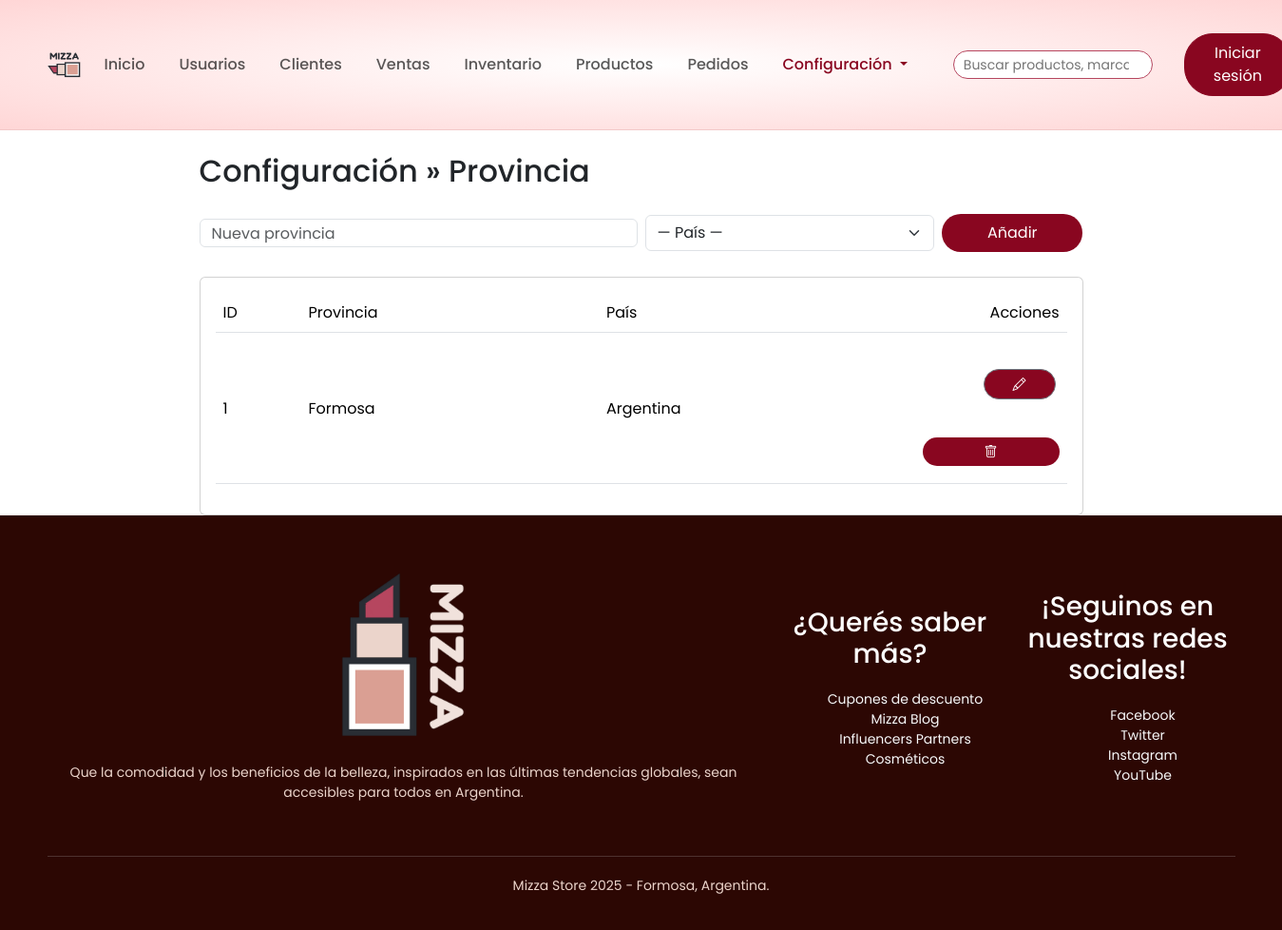
The app's page /index.php?controller=config&action=provincia with its own data.
### tables this page shows
CREATE TABLE provincia (
id_provincia INT PRIMARY KEY auto_increment,
nombre_provincia VARCHAR(50),
id_pais INT,
FOREIGN KEY (id_pais) REFERENCES pais(id_pais)
);

CREATE TABLE pais (
id_pais INT PRIMARY KEY AUTO_INCREMENT,
nombre_pais VARCHAR(50)
);

### controllers/ConfigController.php (called while the page is built, shortened)
<?php
class ConfigController
{
    public function provincia(): void
    {
        require_once __DIR__ . '/../models/Provincia.php';
        $model = new Provincia();
        $items = $model->all();
        require __DIR__ . '/../views/configuracion/provincia.php';
    }
}

### config/database.php (called while the page is built, shortened)
<?php
function getPDO() : PDO {
    $host = 'localhost';
    $db_name   = 'mizzastore';
    $user = 'root';
    $pass = '';
    $dsn  = "mysql:host=$host;dbname=$db_name;charset=utf8mb4";
    $pdo = new PDO($dsn, $user, $pass, [
        PDO::ATTR_ERRMODE            => PDO::ERRMODE_EXCEPTION,
        PDO::ATTR_DEFAULT_FETCH_MODE => PDO::FETCH_ASSOC,
    ]);
    return $pdo;
}

### models/Provincia.php (called while the page is built, shortened)
<?php
require_once __DIR__ . '/../config/database.php';
class Provincia
{
    private PDO $pdo;
    public function __construct()
    {
        $this->pdo = getPDO();
    }
    public function all(): array
    {
        $sql = "SELECT p." . self::ID_COL . "   AS id_provincia,
                       p." . self::NAME   . "   AS nombre_provincia,
                       p." . self::FK_PAIS. "   AS id_pais,
                       pa.nombre_pais           AS nombre_pais
                FROM " . self::TABLE . " p
                LEFT JOIN pais pa ON pa.id_pais = p." . self::FK_PAIS . "
                ORDER BY p." . self::ID_COL . " ASC";
        return $this->pdo->query($sql)->fetchAll();
    }
}

### views/configuracion/provincia.php (the view, shortened to what this page needs)
<?php require __DIR__ . '/../layout/navbar.php'; ?>
<div class="container" style="max-width:980px;">
  <h2 class="mt-4 mb-3">Configuración » Provincia</h2>
  <form action="index.php?controller=config&action=provincia_store" method="POST" class="row g-2 mb-3">
    <div class="col-md-6">
      <input class="form-control" name="nombre_provincia" placeholder="Nueva provincia" required>
    </div>
    <div class="col-md-4">
      <select class="form-select" name="id_pais">
        <option value="">— País —</option>
      </select>
    </div>
    <div class="col-md-2 d-grid">
      <button class="btn btn-primary">Añadir</button>
    </div>
  </form>
  <div class="card">
    <div class="card-body">
      <div class="table-responsive">
        <table class="table table-hover align-middle">
          <thead>
            <tr>
              <th style="width:90px;">ID</th>
              <th>Provincia</th>
              <th>País</th>
              <th class="text-end" style="width:160px;">Acciones</th>
            </tr>
          </thead>
          <tbody>
          <?php foreach ($items as $it): ?>
            <tr>
              <td><?= (int)$it['id_provincia'] ?></td>
              <td><?= htmlspecialchars($it['nombre_provincia']) ?></td>
              <td><?= htmlspecialchars($it['nombre_pais'] ?? '—') ?></td>
              <td class="text-end">
                <button class="btn btn-sm btn-outline-secondary me-1"
                        onclick="editarProvincia(
                          <?= (int)$it['id_provincia'] ?>,
                          '<?= htmlspecialchars($it['nombre_provincia'], ENT_QUOTES) ?>',
                          '<?= isset($it['id_pais']) ? (int)$it['id_pais'] : '' ?>'
                        )">
                  <i class="bi bi-pencil"></i>
                </button>
                <form action="index.php?controller=config&action=provincia_delete" method="POST"
                      class="d-inline" onsubmit="return confirmarBorrar(this)">
                  <button class="btn btn-sm btn-outline-danger"><i class="bi bi-trash"></i></button>
                </form>
              </td>
            </tr>
          <?php endforeach; ?>
          </tbody>
        </table>
      </div>
    </div>
  </div>
</div>
<?php require __DIR__ . '/../layout/footer.php'; ?>

### assets/css/style.css (style rules this page uses)
* { margin: 0; padding: 0; box-sizing: border-box; }
body { font-family: 'Poppins', sans-serif; }
.container { max-width: 1300px; margin: auto; padding-left: 25px; padding-right: 25px; }
.row { display: flex; align-items: center; flex-wrap: wrap; justify-content: space-around; }
.btn { display: inline-block; background: #890620; color: #fff; padding: 8px 30px; margin: 30px 0; border-radius: 30px; transition: background 0.5s; }
select { border: 1px solid #B6465F; padding: 5px; }
form input { width: 100%; height: 30px; margin: 10px 0; padding: 0 10px; border: 1px solid #ccc; }
form .btn { width: 100%; border: none; cursor: pointer; margin: 10px 0; }
table { width: 100%; border-collapse: collapse; }
th { text-align: left; padding: 5px; color: #fff; background: #890620; font-weight: normal; }
td { padding: 10px 5px; }
td:last-child { text-align: right; }
th:last-child { text-align: right; }

### records on screen
provincia: id_provincia "1", nombre_provincia "Formosa", id_pais.nombre_pais "Argentina"
